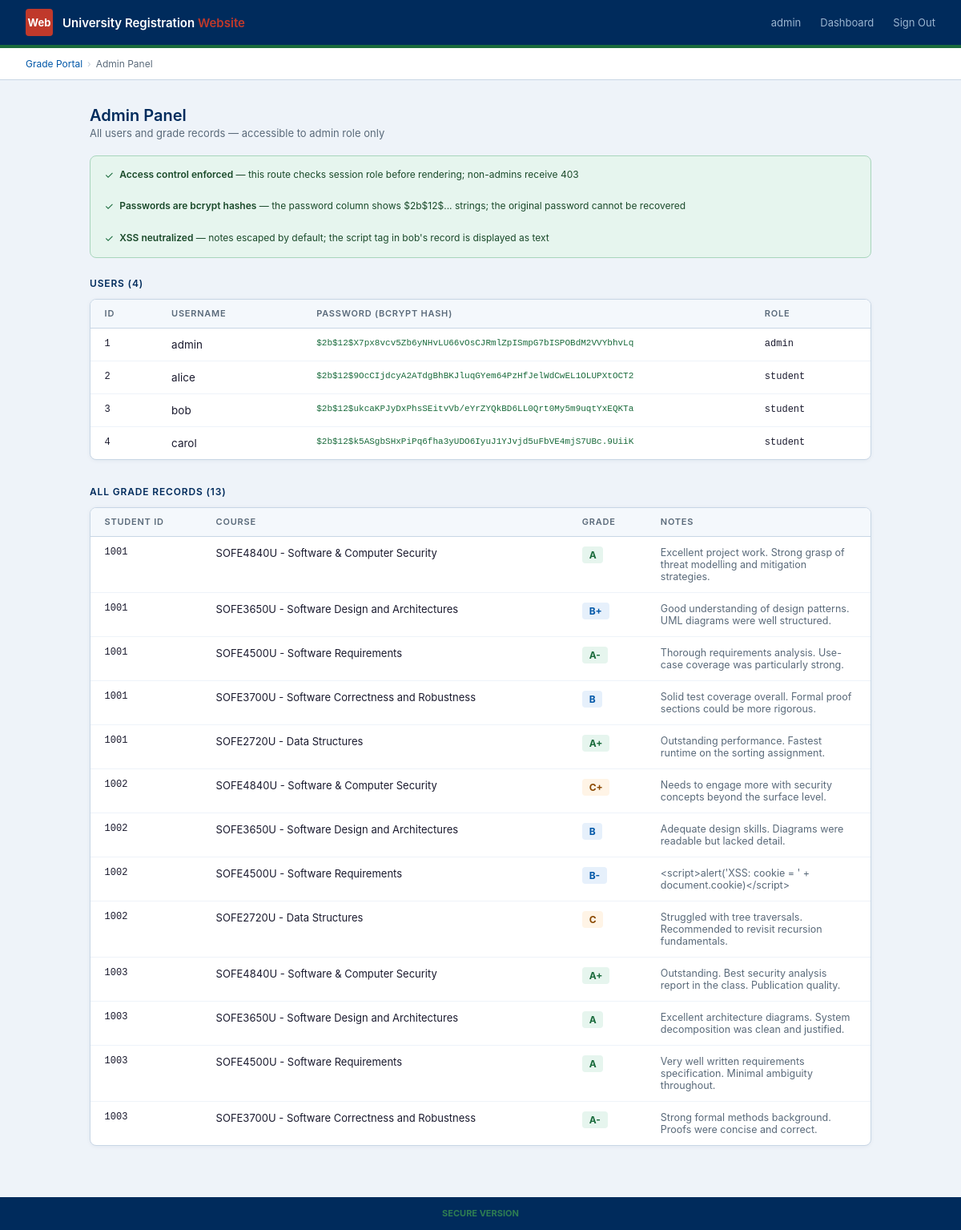
The page /admin (signed in) on the database its author committed.
### tables this page shows
CREATE TABLE users (
            id          INTEGER PRIMARY KEY AUTOINCREMENT,
            username    TEXT NOT NULL UNIQUE,
            password    TEXT NOT NULL,
            student_id  TEXT NOT NULL,
            role        TEXT NOT NULL DEFAULT 'student'
        );

CREATE TABLE grades (
            id         INTEGER PRIMARY KEY AUTOINCREMENT,
            student_id TEXT NOT NULL,
            course     TEXT NOT NULL,
            grade      TEXT NOT NULL,
            notes      TEXT
        );

### app.py (the view)
@app.route("/admin")
def admin():
    if not session.get("username"):
        return redirect(url_for("login"))
    if session.get("role") != "admin":
        abort(403)
    conn    = get_db()
    users   = conn.execute("SELECT * FROM users").fetchall()
    grades  = conn.execute("SELECT * FROM grades").fetchall()
    conn.close()
    return render_template("admin.html",
                           username=session.get("username"),
                           role=session.get("role"),
                           users=users, grades=grades)

### app.py (called while the page is built)
def get_db():
    conn = sqlite3.connect(DB_PATH)
    conn.row_factory = sqlite3.Row
    return conn

### templates/admin.html (shortened to what this page needs)
<!DOCTYPE html>
<html lang="en">
<head>
</head>
<body>
  <header class="topbar">
    <div class="topbar-left">
      <div class="logo-ph">Web</div>
      <span class="topbar-name">University Registration <span>Website</span></span>
    </div>
    <div class="topbar-right">
      <span class="chip">{{ username }}</span>
      <a href="/dashboard">Dashboard</a>
      <a href="/logout">Sign Out</a>
    </div>
  </header>
  <div class="accent"></div>
  <nav class="subnav">
    <a href="/dashboard">Grade Portal</a>
    <span class="subnav-sep">›</span>
    <span>Admin Panel</span>
  </nav>
  <div class="page">
    <div class="page-head">
      <h1>Admin Panel</h1>
      <p>All users and grade records — accessible to admin role only</p>
    </div>
    <div class="sec-banner">
      <div class="sec-item">
        <span class="sec-icon">✓</span>
        <span><strong>Access control enforced</strong> — this route checks session role before rendering; non-admins receive 403</span>
      </div>
      <div class="sec-item">
        <span class="sec-icon">✓</span>
        <span><strong>Passwords are bcrypt hashes</strong> — the password column shows $2b$12$... strings; the original password cannot be recovered</span>
      </div>
      <div class="sec-item">
        <span class="sec-icon">✓</span>
        <span><strong>XSS neutralized</strong> — notes escaped by default; the script tag in bob's record is displayed as text</span>
      </div>
    </div>
    <div class="section">
      <div class="section-title">Users ({{ users|length }})</div>
      <div class="card">
        <table>
          <thead>
            <tr><th>ID</th><th>Username</th><th>Password (bcrypt hash)</th><th>Role</th></tr>
          </thead>
          <tbody>
            {% for u in users %}
            <tr>
              <td class="mono">{{ u.id }}</td>
              <td>{{ u.username }}</td>
              <td class="hash">{{ u.password }}</td>
              <td class="mono">{{ u.role }}</td>
            </tr>
            {% endfor %}
          </tbody>
        </table>
      </div>
    </div>
    <div class="section">
      <div class="section-title">All Grade Records ({{ grades|length }})</div>
      <div class="card">
        <table>
          <thead>
            <tr><th>Student ID</th><th>Course</th><th>Grade</th><th>Notes</th></tr>
          </thead>
          <tbody>
            {% for g in grades %}
            <tr>
              <td class="mono">{{ g.student_id }}</td>
              <td style="font-size:13px;">{{ g.course }}</td>
              <td>
                <span class="grade-badge
                  {% if g.grade.startswith('A') %}g-a
                  {% elif g.grade.startswith('B') %}g-b
                  {% else %}g-c{% endif %}">{{ g.grade }}</span>
              </td>
              <td class="notes-cell">{{ g.notes }}</td>
            </tr>
            {% endfor %}
          </tbody>
        </table>
      </div>
    </div>
  </div>
  <footer><strong style="color:#2E7D52;">SECURE VERSION</strong></footer>
</body>
</html>

### templates/admin.html (style rules this page uses)
*,*::before,*::after { box-sizing:border-box;margin:0;padding:0 }
:root { --navy:#002B5C;--blue:#0057A8;--red:#c0392b; --green:#1A6B3C;--lgreen:#E6F5EE;--bgreen:#2E7D52; --light:#EEF3F9;--border:#C8D6E5;--muted:#5A6A7A;--text:#1A1A2E; --sans:-apple-system,BlinkMacSystemFont,'Segoe UI',Roboto,sans-serif; }
body { font-family:var(--sans);background:var(--light);color:var(--text);min-height:100vh;display:flex;flex-direction:column; }
.topbar { background:var(--navy);height:56px;padding:0 2rem;display:flex;align-items:center;justify-content:space-between;flex-shrink:0; }
.topbar-left { display:flex;align-items:center;gap:12px; }
.logo-ph { width:34px;height:34px;background:var(--red);border-radius:4px;display:flex;align-items:center;justify-content:center;font-size:13px;font-weight:700;color:#fff;flex-shrink:0; }
.topbar-name { font-size:15px;font-weight:600;color:#fff; }
.topbar-name span { color:var(--red); }
.topbar-right { display:flex;align-items:center;gap:1.5rem;font-size:13px; }
.topbar-right .chip { color:#9BB5D0; }
.topbar-right a { color:#9BB5D0;text-decoration:none; }
.accent { height:4px;background:var(--green);flex-shrink:0; }
.subnav { background:#fff;border-bottom:1px solid var(--border);padding:0 2rem;height:40px;display:flex;align-items:center;gap:6px;font-size:12px;color:var(--muted);flex-shrink:0; }
.subnav a { color:var(--blue);text-decoration:none; }
.subnav-sep { color:#C0CDD8; }
.page { flex:1;max-width:1040px;width:100%;margin:0 auto;padding:2rem; }
.page-head { margin-bottom:1.25rem; }
.page-head h1 { font-size:1.25rem;font-weight:600;color:var(--navy);margin-bottom:.15rem; }
.page-head p { font-size:13px;color:var(--muted); }
.section { margin-bottom:2rem; }
.section-title { font-size:12px;font-weight:600;color:var(--navy);text-transform:uppercase;letter-spacing:.07em;margin-bottom:.75rem; }
.card { background:#fff;border:1px solid var(--border);border-radius:8px;overflow:hidden;box-shadow:0 1px 5px rgba(0,43,92,.06); }
table { width:100%;border-collapse:collapse;font-size:13.5px; }
th { padding:.65rem 1.1rem;text-align:left;font-size:11px;font-weight:600;color:var(--muted);text-transform:uppercase;letter-spacing:.07em;border-bottom:1px solid var(--border);background:#F4F8FC;white-space:nowrap; }
td { padding:.75rem 1.1rem;border-bottom:1px solid #EEF3F9;vertical-align:top; }
tr:last-child td { border-bottom:none; }
.mono { font-family:'Courier New',monospace;font-size:12px; }
.hash { font-family:'Courier New',monospace;font-size:11px;color:var(--green);word-break:break-all;max-width:320px; }
.grade-badge { display:inline-block;font-size:12px;font-weight:700;padding:.2rem .55rem;border-radius:4px; }
.g-a { background:#E6F5EE;color:#1A6B3C; }
.g-b { background:#E6F0FB;color:#0057A8; }
.g-c { background:#FFF4E6;color:#8A4800; }
.notes-cell { font-size:12.5px;color:var(--muted);max-width:220px; }
.sec-banner { background:var(--lgreen);border:1px solid #A8D5BC;border-radius:8px;padding:.85rem 1.1rem;margin-bottom:1.5rem;display:flex;flex-wrap:wrap;gap:1.25rem; }
.sec-item { display:flex;align-items:flex-start;gap:.45rem;font-size:12px;color:#1A4A2A;line-height:1.5; }
.sec-item strong { font-weight:600; }
.sec-icon { color:var(--green);flex-shrink:0;font-size:13px; }
footer { background:var(--navy);color:#7A9AC0;text-align:center;font-size:11px;padding:.85rem;flex-shrink:0;margin-top:auto; }

### rows shown on the page
users: id "1", username "admin", password "$2b$12$X7px8vcv5Zb6yNHvLU66vOsCJRmlZpISmpG7bISPOBdM2VVYbhvLq", role "admin"
users: id "2", username "alice", password "$2b$12$9OcCIjdcyA2ATdgBhBKJluqGYem64PzHfJelWdCwEL1OLUPXtOCT2", role "student"
users: id "3", username "bob", password "$2b$12$ukcaKPJyDxPhsSEitvVb/eYrZYQkBD6LL0Qrt0My5m9uqtYxEQKTa", role "student"
users: id "4", username "carol", password "$2b$12$k5ASgbSHxPiPq6fha3yUDO6IyuJ1YJvjd5uFbVE4mjS7UBc.9UiiK", role "student"
grades: student_id "1001", course "SOFE4840U - Software & Computer Security", grade "A", notes "Excellent project work. Strong grasp of threat modelling and mitigation strategies."
grades: student_id "1001", course "SOFE3650U - Software Design and Architectures", grade "B+", notes "Good understanding of design patterns. UML diagrams were well structured."
grades: student_id "1001", course "SOFE4500U - Software Requirements", grade "A-", notes "Thorough requirements analysis. Use-case coverage was particularly strong."
grades: student_id "1001", course "SOFE3700U - Software Correctness and Robustness", grade "B", notes "Solid test coverage overall. Formal proof sections could be more rigorous."
grades: student_id "1001", course "SOFE2720U - Data Structures", grade "A+", notes "Outstanding performance. Fastest runtime on the sorting assignment."
grades: student_id "1002", course "SOFE4840U - Software & Computer Security", grade "C+", notes "Needs to engage more with security concepts beyond the surface level."
grades: student_id "1002", course "SOFE3650U - Software Design and Architectures", grade "B", notes "Adequate design skills. Diagrams were readable but lacked detail."
grades: student_id "1002", course "SOFE4500U - Software Requirements", grade "B-", notes "<script>alert('XSS: cookie = ' + document.cookie)</script>"
grades: student_id "1002", course "SOFE2720U - Data Structures", grade "C", notes "Struggled with tree traversals. Recommended to revisit recursion fundamentals."
grades: student_id "1003", course "SOFE4840U - Software & Computer Security", grade "A+", notes "Outstanding. Best security analysis report in the class. Publication quality."
grades: student_id "1003", course "SOFE3650U - Software Design and Architectures", grade "A", notes "Excellent architecture diagrams. System decomposition was clean and justified."
grades: student_id "1003", course "SOFE4500U - Software Requirements", grade "A", notes "Very well written requirements specification. Minimal ambiguity throughout."
grades: student_id "1003", course "SOFE3700U - Software Correctness and Robustness", grade "A-", notes "Strong formal methods background. Proofs were concise and correct."

### other values the page prints
{{ username }} "admin"
{{ users|length }} "4"
{{ grades|length }} "13"
